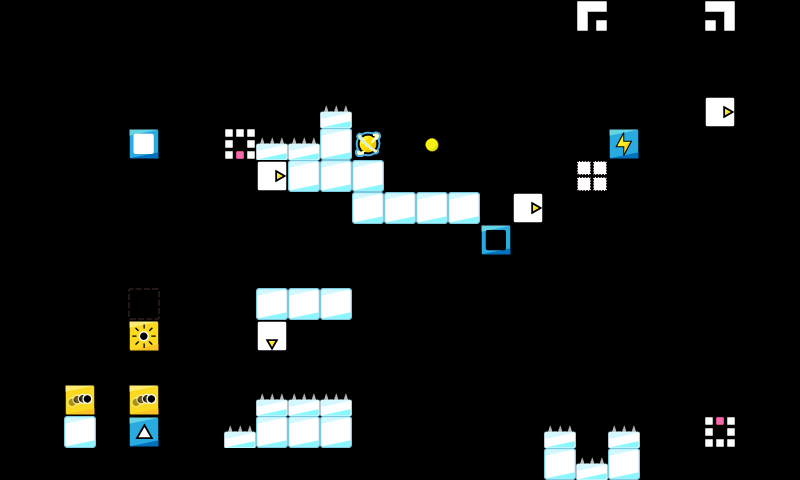

This game map was drawn from its Tiled (.tmx) file and the tilesets committed beside it. A one-line description and the trimmed map source follow:
An orthogonal 25x15 tile map with 32x32 px tiles, 1 tile layer (map).

<map version="1.0" orientation="orthogonal" renderorder="right-down" width="25" height="15" tilewidth="32" tileheight="32" nextobjectid="1">
 <properties>
  <property name="ad" value="false" />
 </properties>
 <tileset firstgid="1" name="map_tiles" tilewidth="32" tileheight="32" tilecount="225" columns="15">
  <image source="../../img/map_tiles.png" width="480" height="480" />
 </tileset>
 <layer name="map" width="25" height="15">
  <data>[375 cells, 47 non-empty, 19 distinct tile ids]</data>
 </layer>
 <objectgroup color="#ffffff" name="Object Layer 1" />
</map>
